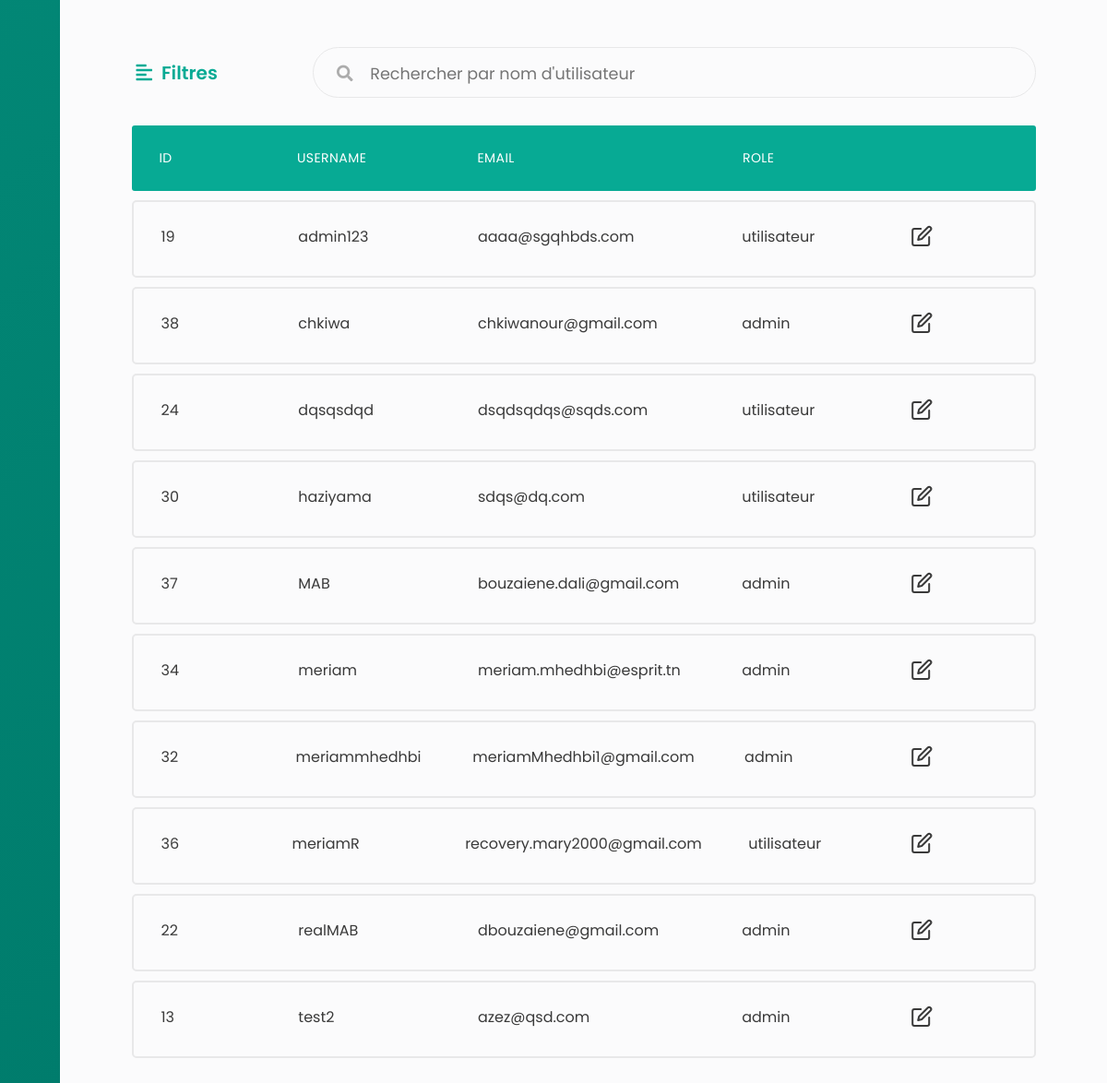
Before: /users/afficherList (signed in, lower part) with the older database file.
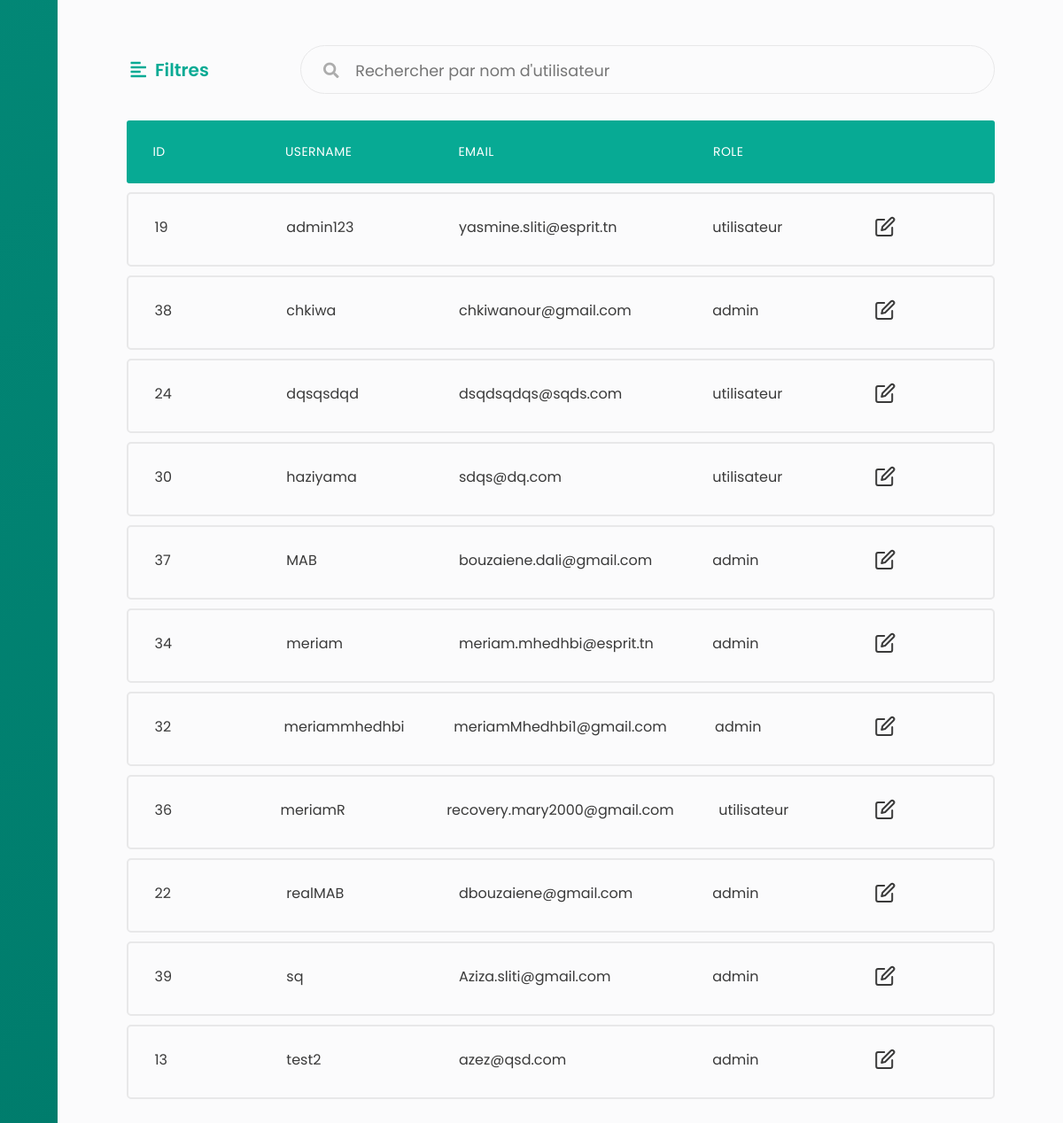
After: the same page with the newer database file.
### tables this page shows
CREATE TABLE `users` (
  `id` int(11) NOT NULL,
  `username` varchar(255) NOT NULL,
  `password` varchar(255) NOT NULL,
  `email` varchar(255) NOT NULL,
  `role_id` int(11) NOT NULL,
  `image` varchar(255) NOT NULL DEFAULT 'default.jpg'
);

CREATE TABLE `role` (
  `id` int(1) NOT NULL,
  `nom` varchar(12) NOT NULL
);

### app/libraries/Core.php (called while the page is built, shortened)
<?php
  class Core {
    protected $currentMethod = 'index';
    public function __construct(){
      $url = $this->getUrl();
      if(isset($url[0])){
      if(file_exists('../app/controllers/' . ucwords($url[0]). '.php')){
        unset($url[0]);
      }
    }
      $this->currentController = new $this->currentController;
      if(isset($url[1])){
        if(method_exists($this->currentController, $url[1])){
          $this->currentMethod = $url[1];
          unset($url[1]);
        }
      }
      $this->params = $url ? array_values($url) : [];
      call_user_func_array([$this->currentController, $this->currentMethod], $this->params);
    }
    public function getUrl(){
      if(isset($_GET['url'])){
        $url = rtrim($_GET['url'], '/');
        $url = filter_var($url, FILTER_SANITIZE_URL);
        $url = explode('/', $url);
        return $url;
      }
    }
  }

### app/require.php (called while the page is built, shortened)
<?php
    require_once 'libraries/Core.php';
    require_once 'libraries/Controller.php';
    require_once 'libraries/Database.php';
    $init = new Core();

### public/index.php (called while the page is built)
<?php
    require_once '../app/require.php';

### app/libraries/Database.php (called while the page is built, shortened)
<?php
    class Database {
        private $dbHost = DB_HOST;
        private $dbUser = DB_USER;
        private $dbPass = DB_PASS;
        private $dbName = DB_NAME;
        private $statement;
        private $dbHandler;
        public function __construct() {
            $conn = 'mysql:host=' . $this->dbHost . ';dbname=' . $this->dbName;
            $options = array(
                PDO::ATTR_PERSISTENT => true,
                PDO::ATTR_ERRMODE => PDO::ERRMODE_EXCEPTION
            );
            try {
                $this->dbHandler = new PDO($conn, $this->dbUser, $this->dbPass, $options);
            } catch (PDOException $e) {
                $this->error = $e->getMessage();
                echo $this->error;
            }
        }
        public function query($sql) {
            $this->statement = $this->dbHandler->prepare($sql);
        }
        public function bind($parameter, $value, $type = null) {
            switch (is_null($type)) {
                default:
                    $type = PDO::PARAM_STR;
            }
            $this->statement->bindValue($parameter, $value, $type);
        }
        public function execute() {
            return $this->statement->execute();
        }
        public function resultSet() {
            $this->execute();
            return $this->statement->fetchAll();
        }
    }

### app/models/User.php (called while the page is built, shortened)
<?php
class User
{
    private $db;
    public function __construct()
    {
        $this->db = new Database;
    }
    public function getUsers()
    {
        $this->db->query('select count(*) FROM users WHERE role_id = 0');
        return $this->db->resultSet();
    }
    public function getAdmins()
    {
        $this->db->query('select count(*) FROM users WHERE role_id = 1');
        return $this->db->resultSet();
    }
    public function findUserByUsername($username)
    {
        $this->db->query('SELECT * FROM users WHERE username = :username');
        $this->db->bind(':username', $username);
        $this->db->execute();
        if ($this->db->rowCount() > 0) {
            return true;
        } else {
            return false;
        }
    }
    public function afficher()
    {
        $this->db->query('SELECT u.id,u.username,u.email,role.nom FROM users u INNER JOIN role ON u.role_id = role.id');
        return $this->db->resultSet();
    }
}

### app/controllers/Users.php (the view, shortened to what this page needs)
<?php
class Users extends Controller
{
    public function __construct()
    {
        $this->userModel = $this->model('User');
    }
    public function afficherList($error = '')
    {
        $tab = $this->userModel->afficher();
        $data = [
            'tab' => '',
            'users' => '',
            'admins' => '',
            'error' => '',
            'errorUpdate' => '',
            'errorPass' => ''
        ];
        $users = $this->userModel->getUsers();
        $data['users'] = $users[0][0];
        $admins = $this->userModel->getAdmins();
        $data['admins'] = $admins[0][0];
        if (isset($error)) {
            $errorTab = explode("-", $error);
            if ($errorTab[0] == 'err') {
                array_shift($errorTab);
                $data['error'] = implode(" ", $errorTab);
            } else if ($errorTab[0] == 'errUp') {
                array_shift($errorTab);
                $data['errorUpdate'] = implode(" ", $errorTab);
            } else if ($errorTab[0] == 'errPs') {
                array_shift($errorTab);
                $data['errorPass'] = implode(" ", $errorTab);
            } else {
                $data['error'] = '';
                $data['errorUpdate'] = '';
                $data['errorPass'] = '';
            }
        }
        foreach ($tab as $key => $value) {
            $data['tab'] .= '<li class="table-row">
                    <div class="col col-1" data-label="ID">' . $value[0] . '</div>
                    <div class="col col-2" data-label="Username">' . $value[1] . '</div>
                    <div class="col col-3" data-label="Email">' . $value[2] . '</div>
                    <div class="col col-4" data-label="Role">' . $value[3] . '</div>
                    <div class="col col-5">
                        <div class="col-buttons">
                            <button class="tab-btn"><i data-feather="edit"></i></button>
                        </div>
                    </div>
                </li>';
        }
        $this->view('usersV', $data);
    }
}

### app/libraries/Controller.php (shortened to what this page needs)
<?php
    class Controller {
        public function model($model) {
            return new $model();
        }
        public function view($view, $data = []) {
            if (file_exists('../app/views/' . $view . '.php')) {
                require_once '../app/views/' . $view . '.php';
            } else {
                die("View does not exists.");
            }
        }
    }

### app/views/usersV.php (shortened to what this page needs)
<!DOCTYPE html>
<html lang="en">
<head>
	<link rel="stylesheet" href="https://cdnjs.cloudflare.com/ajax/libs/font-awesome/5.12.0-2/css/all.min.css" />
	<link rel="stylesheet" href="<?php echo URLROOT ?>/public/css/style.css" />
	<link rel="stylesheet" href="<?php echo URLROOT ?>/public/css/profile.css" />
</head>
<body>
	<div class="wrapper collapse">
		<div class="sidebar">
		</div>
		<div class="main-container">
			<div class="updatePass">
			</div>
			<div class="container">
				<div style="display: flex;">
					<button class="triButton"><i class="fas fa-align-left"></i>
						<p>Filtres</p>
					</button>
					<div class="input-field" style="margin-left: 10%;position: relative;width:100%;">
						<i class="fas fa-search"></i>
						<input style="overflow: hidden;" id="rechercher" type="text" placeholder="Rechercher par nom d'utilisateur" name="Rechercher" />
					</div>
				</div>
				<ul class="responsive-table">
					<li class="table-header">
						<div class="col col-1">ID</div>
						<div class="col col-2">Username</div>
						<div class="col col-3">Email</div>
						<div class="col col-4">Role</div>
						<div class="col col-5">
						</div>
					</li>
					<?php echo $data['tab']; ?>
				</ul>
			</div>
		</div>
	</div>
</body>
</html>

### public/css/profile.css (style rules this page uses)
.container { max-width:1000px;margin:0 auto;padding:0 10px;margin-top:3% }
.col-buttons { display:flex;justify-content:space-evenly;align-items:center;-webkit-transform:translate(-50%, 0);transform:translate(-50%, 0) }
.responsive-table li { border-radius:3px;padding:25px 30px;display:flex;justify-content:space-between;margin-bottom:10px;color:var(--tc) }
.responsive-table .table-header { color:white;background-color:var(--accent);font-size:14px;text-transform:uppercase;letter-spacing:0.03em;margin-top:2% }
.responsive-table .table-row { background-color:transparent;border-radius:5px;border:solid 2px #e8e8e9 }
.responsive-table .col-1 { flex-basis:10% }
.responsive-table .col-2 { flex-basis:15% }
.responsive-table .col-3 { flex-basis:25% }
.responsive-table .col-4 { flex-basis:15% }
.responsive-table .col-5 { flex-basis:10% }
.tab-btn { cursor:pointer;background:transparent;color:var(--tc);border:0;outline:none }
.updatePass { display:flex;justify-content:space-evenly }
@media all and (max-width: 1200px) { .updatePass { flex-direction:column;padding:0 10px } }
.triButton { border:0;background-color:transparent;color:var(--accent);font-size:20px;font-weight:600;cursor:pointer;display:flex;justify-content:center;align-items:center;padding:5px }
.triButton i { margin-right:10px }

Changed rows visible on the page:
changed users "admin123": email "aaaa@sgqhbds.com" → "yasmine.sliti@esprit.tn"
computed for role: nom "admin admin admin admin admin admin" → "admin admin admin admin admin admin admin"
added users: id "39", username "sq", email "Aziza.sliti@gmail.com"
